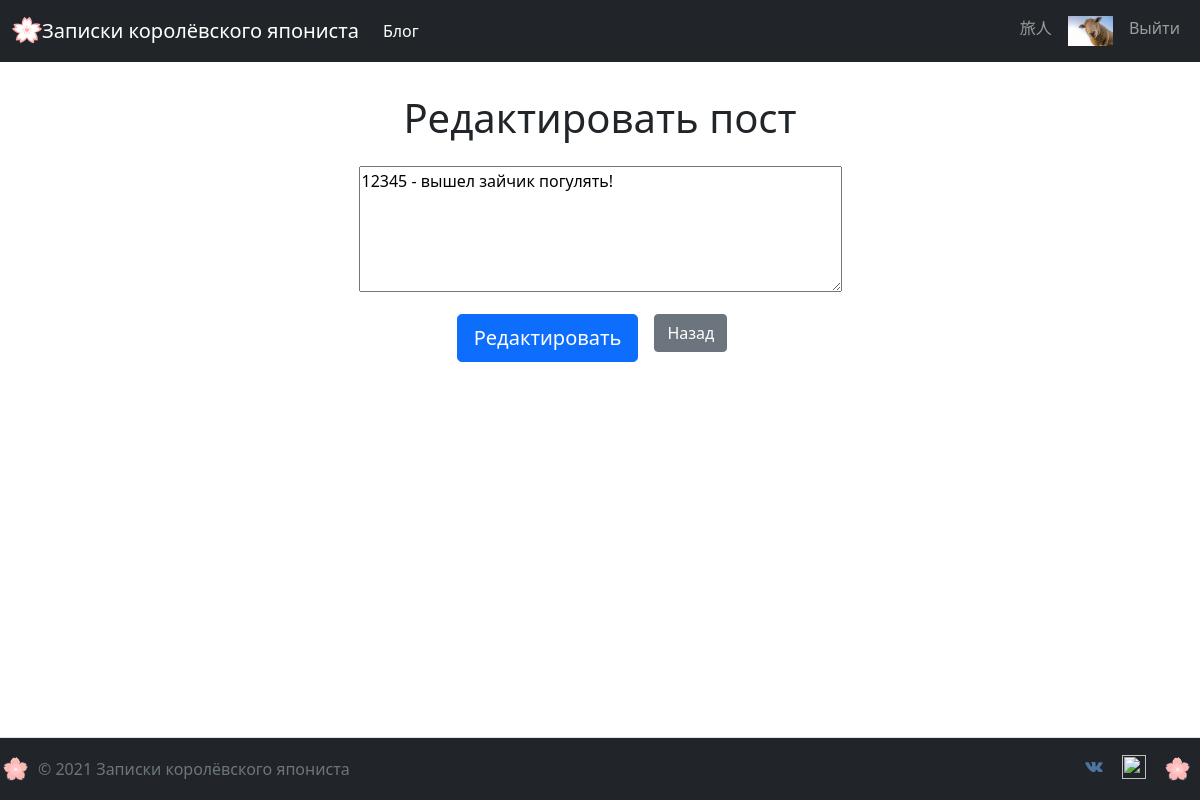
Page /7/edit_post (signed in) on the committed database.
### app/models.py (models this page shows, shortened)
class User(db.Model, UserMixin):
    id = db.Column(db.Integer, primary_key=True)
    email = db.Column(db.String(50), unique=True)
    username = db.Column(db.String(50), unique=True)
    password = db.Column(db.String(10))
    created_date = db.Column(db.DateTime(timezone=True), default=func.now())
    admin = db.Column(db.Boolean, default=False)
    about_me = db.Column(db.String(140))
    last_seen = db.Column(db.DateTime(timezone=True), default=func.now())
    avatar = db.Column(db.String(50), default=None)
    posts = db.relationship('Post', backref='user')
    comments = db.relationship('Comment', backref='user')
    likes = db.relationship('Like', backref='user')
    def get_avatar(self, size):
        if self.avatar:
            return f'/static/avatars/{self.username}_{self.avatar}'
        else:
            digest = md5(self.email.lower().encode('utf-8')).hexdigest()
            return f'https://www.gravatar.com/avatar/{digest}?d=identicon&s={size}'

class Post(db.Model):
    id = db.Column(db.Integer, primary_key=True)
    text = db.Column(db.Text(400), nullable=False)
    created_date = db.Column(db.DateTime(timezone=True), default=func.now())
    author = db.Column(db.Integer, db.ForeignKey('user.id'), nullable=False)
    comments = db.relationship('Comment', backref='post', passive_deletes=True)
    likes = db.relationship('Like', backref='post', passive_deletes=True)

### app/views.py (the view)
@views.route('<post_id>/edit_post', methods=['GET', 'POST'])
@login_required
def edit_post(post_id):
    post = Post.query.filter_by(id=post_id).first()
    form = PostForm()
    if form.validate_on_submit():
        post.text = form.text.data
        db.session.add(post)
        db.session.commit()
        flash('Данные сохранены.')
        return redirect(url_for('views.post', post_id=post_id))
    elif request.method == 'GET':
        form.text.data = post.text
    return render_template('edit_post.html', user=current_user, form=form)

### app/forms.py
class PostForm(FlaskForm):
    text = TextAreaField('Пост', validators=[DataRequired()], render_kw={"placeholder": "Напишите что-нибудь!",
                                                                         'cols': "50", 'rows': "5"})
    submit = SubmitField('Добавить')

### app/views.py (called while the page is built)
@views.before_app_request
def before_request():
    if current_user.is_authenticated:
        current_user.last_seen = datetime.now()
        db.session.commit()

### app/templates/edit_post.html (shortened to what this page needs)
{% extends 'base.html' %}
{% block content %}
<div class="d-flex justify-content-center">
    <div >
        <h1 align="center" class="py-3">Редактировать пост</h1>
    <form method="post">
    <div class="mb-3 form-group">
            {{ form.text() }}
    </div>
    <div class="d-flex justify-content-center">
    <div >
        <button type="submit" class="btn btn-lg btn-primary">Редактировать</button>
    </div>
    <div class=" px-3">
        <a href="/home"><button type="button" class="btn btn-secondary">Назад</button></a>
    </div>
        </div>
</form>
</div>
{% endblock %}

### app/templates/base.html (shortened to what this page needs)
<!DOCTYPE html>
<html lang="en">
<head>
    <link href="https://cdn.jsdelivr.net/npm/bootstrap@5.1.0/dist/css/bootstrap.min.css"
          rel="stylesheet"
>
    <link href="{{ url_for('static', filename='styles.css') }}"
            rel="stylesheet"
            type="text/css">
</head>
<body>
    <div class="d-flex flex-column overflow-hidden min-vh-100 vh-100">
    <header class="sticky-top">
    <nav class="navbar navbar-expand-lg navbar-dark bg-dark mb-3" style="background-color: #6f42c1;">
      <div class="container-fluid" >
          <a class="navbar-brand" href="/hello">
          <img src="/static/images/93zGbFI-sakura-blossom-alice-vector.svg" alt="" width="30" height="30" class="d-inline-block align-text-top">Записки королёвского япониста
          </a>
          <div class="navbar-nav">
            <a class="nav-item nav-link active" aria-current="page" href="/home">Блог</a>
          </div>
        <div class="collapse navbar-collapse justify-content-end" id="navbar">
          <div class="navbar-nav">
              {% if user.is_authenticated %}
                <a class="nav-item nav-link">{{ current_user.username }}</a>
                <a class="nav-item nav-link" href="/{{current_user.username}}/profile"><img src="{{ current_user.get_avatar(30) }}" width="auto" height="30"></a>
                <a class="nav-item nav-link" href="/logout">Выйти</a>
              {% else %}
                <a class="nav-item nav-link" href="/login">Войти</a>
                <a class="nav-item nav-link" href="/signup">Зарегистрироваться</a>
              {% endif %}
          </div>
        </div>
      </div>
    </nav>
    </header>
    <main role="main" class="flex-grow-1 overflow-auto flex-fill">
        <div class="container">
            {% block content %}
            {% endblock %}
        </div>
    </main>
    <footer class="d-flex flex-wrap justify-content-between align-items-center py-3 border-top flex-grow-0 sticky-bottom bg-dark">
        <div
        <div class="col-md-4 d-flex align-items-center" >
          <a href="/" class="mb-3 me-2 mb-md-0 text-muted text-decoration-none lh-1">
            <img src="/static/images/009.svg" alt="" width="30" height="30">
          </a>
          <span class="text-muted">© 2021 Записки королёвского япониста</span>
        </div>
        <ul class="nav col-md-4 justify-content-end list-unstyled d-flex">
          <li class="ms-3"><a class="text-muted" href="https://vk.com/vlad.yurkoff"><img src="/static/images/1486147227-social-media-network26_79482.svg" alt="" width="24" height="24" class="d-inline-block align-text-top"></a></li>
          <li class="ms-3"><a class="text-muted" href="https://www.instagram.com/vladislaviurkov72/"><img src="/static/images/Instagram_icon-icons.com_66804.svg" alt="" width="24" height="24" class="d-inline-block align-text-top"></a></li>
          <li class="ms-3"><a href="/" class="mb-3 me-2 mb-md-0 text-muted text-decoration-none lh-1">
            <img src="/static/images/009.svg" alt="" width="30" height="30">
          </a></li>
        </ul>
    </footer>
</div>
</body>
</html>

### rows in the picture
User: username "旅人", get_avatar (picture)
Post: text "12345 - вышел зайчик погулять!"
